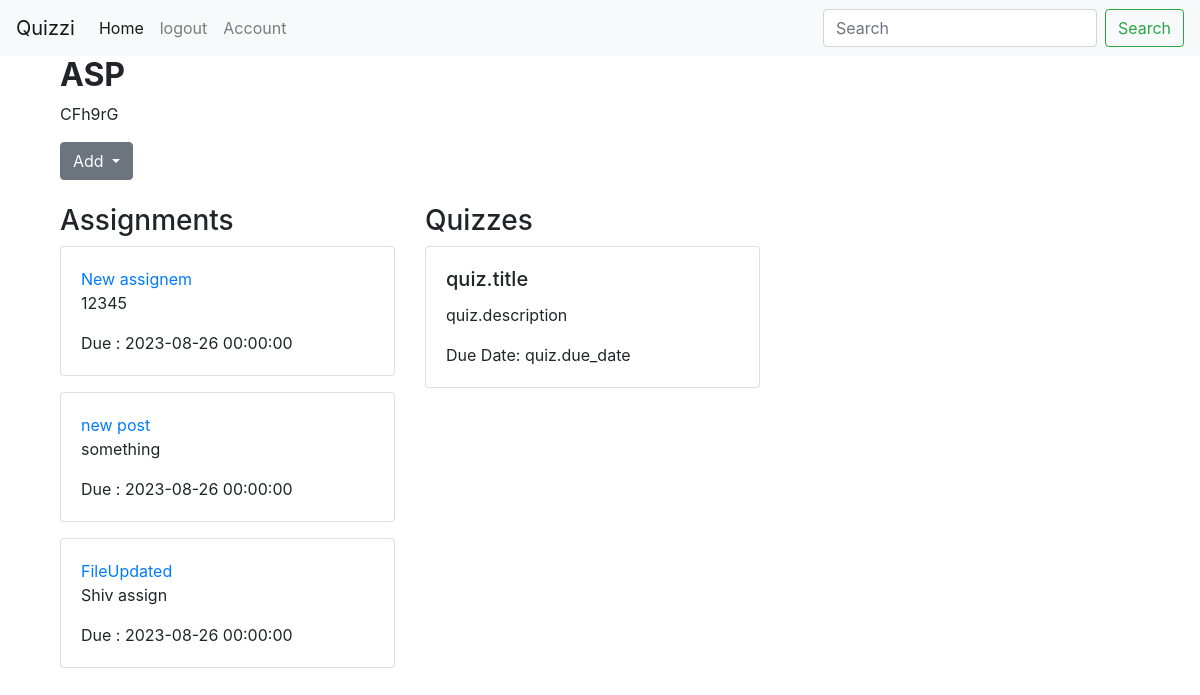
The app's page /_class/2 (signed in) with its own data.
### quiz/models.py (models this page shows, shortened)
class Class(db.Model):
    id = db.Column(db.Integer, primary_key=True)
    username = db.Column(db.String(20),nullable=False)
    class_name = db.Column(db.String(100), nullable=False)
    class_code = db.Column(db.String(6),nullable=False)
    user_id = db.Column(db.Integer, nullable=False)
    nonuserid = db.Column(db.Integer, db.ForeignKey('user.id'), nullable=False)
    assignments = db.relationship('Assignment', backref='classs', lazy=True)
    created_at = db.Column(db.DateTime, server_default=db.func.now())  # Initialized

class Assignment(db.Model):
    id = db.Column(db.Integer, primary_key=True)
    title = db.Column(db.String(100), nullable=False)
    description = db.Column(db.String(500), nullable=True)
    due_date = db.Column(db.DateTime, nullable=False)
    class_id = db.Column(db.Integer, db.ForeignKey('class.id'), nullable=False)
    creator_id = db.Column(db.Integer, db.ForeignKey('user.id'), nullable=False)
    file_attachment = db.Column(db.String(255), nullable=True)

### quiz/routes.py (the view)
@app.route('/_class/<int:classid>')
def class_info(classid):
    classinfo = Class.query.get_or_404(classid)
    user = User.query.filter_by(username=classinfo.username).first()
    assignments = Assignment.query.filter_by(creator_id=current_user.id).all()
    userassigns = user.assignments
    if classinfo:
        return render_template('classinfo.html',classinfo=classinfo, current_user=current_user, assignments=assignments,userassigns=userassigns)

### quiz/models.py (called while the page is built)
@login_manager.user_loader
def load_user(user_id):
    return User.query.get(int(user_id))

### quiz/templates/classinfo.html (shortened to what this page needs)
{% extends "layout.html" %}
{% block content %}
{% if current_user.role == 'teacher' %}
<form method="POST" enctype="multipart/form-data">
<div class="bg">
    <div class="container">
    <h2><b>{{ classinfo.class_name }}</b></h2>
    <p> {{ classinfo.class_code }}</p>
    <div class="dropdown">
        <button class="btn btn-secondary dropdown-toggle" type="button" id="dropdownMenuButton" data-toggle="dropdown" aria-haspopup="true" aria-expanded="false">
            Add
        </button>
    </div>
    </div>
    </div>
<div class="container mt-4">
    <div class="row">
        <div class="col-md-6">
            <h3>Assignments</h3>
        {% for assignment in assignments %}
            <div class="card mb-3">
                <div class="card-body">
                    <a href="{{url_for('assignment_details',assignment_id=assignment.id)}}">{{ assignment.title}}</a>
                    <p class="card-text">{{assignment.description}} </p>
                    <p class="card-text"> Due : {{assignment.due_date }}</p>
                </div>
            </div>
        {% endfor %}
        </div>
        <div class="col-md-6">
            <h3>Quizzes</h3>
            <div class="card mb-3">
                <div class="card-body">
                    <h5 class="card-title">quiz.title </h5>
                    <p class="card-text">quiz.description </p>
                    <p class="card-text">Due Date: quiz.due_date </p>
                </div>
            </div>
        </div>
    </div>
</div>
{% endif %}
{% endblock %}

### quiz/templates/layout.html (shortened to what this page needs)
<html>
<head>
   <link rel="stylesheet" href="https://cdn.jsdelivr.net/npm/bootstrap@4.3.1/dist/css/bootstrap.min.css">
  </head>
<body>
<header class="site-header">
    <nav class="navbar navbar-expand-lg navbar-light bg-light">
        <a class="navbar-brand" href="#">Quizzi</a>
        <div class="collapse navbar-collapse" id="navbarSupportedContent">
          <ul class="navbar-nav mr-auto">
            {% if current_user.is_authenticated %}
            <li class="nav-item active">
              <a class="nav-link" href="{{ url_for('home') }}">Home <span class="sr-only">(current)</span></a>
            </li>
            <li class="nav-item">
              <a class="nav-link " href="{{ url_for('logout') }}" tabindex="-1" aria-disabled="true">logout</a>
            </li>
            <li class="nav-item">
              <a class="nav-link " href="{{ url_for('account') }}" tabindex="-1" aria-disabled="true">Account</a>
            </li>
            {% endif %}
          </ul>
          <form class="form-inline my-2 my-lg-0">
            <input class="form-control mr-sm-2" type="search" placeholder="Search" aria-label="Search">
            <button class="btn btn-outline-success my-2 my-sm-0" type="submit">Search</button>
          </form>
        </div>
      </nav>
      <main role="main" class="container">
        <div class="row">
          <div class="col-md-8">
  {% block content %}{% endblock %}
</body>
</html>

### records on screen
Class: class_name "ASP", class_code "CFh9rG"
Assignment: title "New assignem", description "12345", due_date "2023-08-26 00:00:00"
Assignment: title "new post", description "something", due_date "2023-08-26 00:00:00"
Assignment: title "FileUpdated", description "Shiv assign", due_date "2023-08-26 00:00:00"
